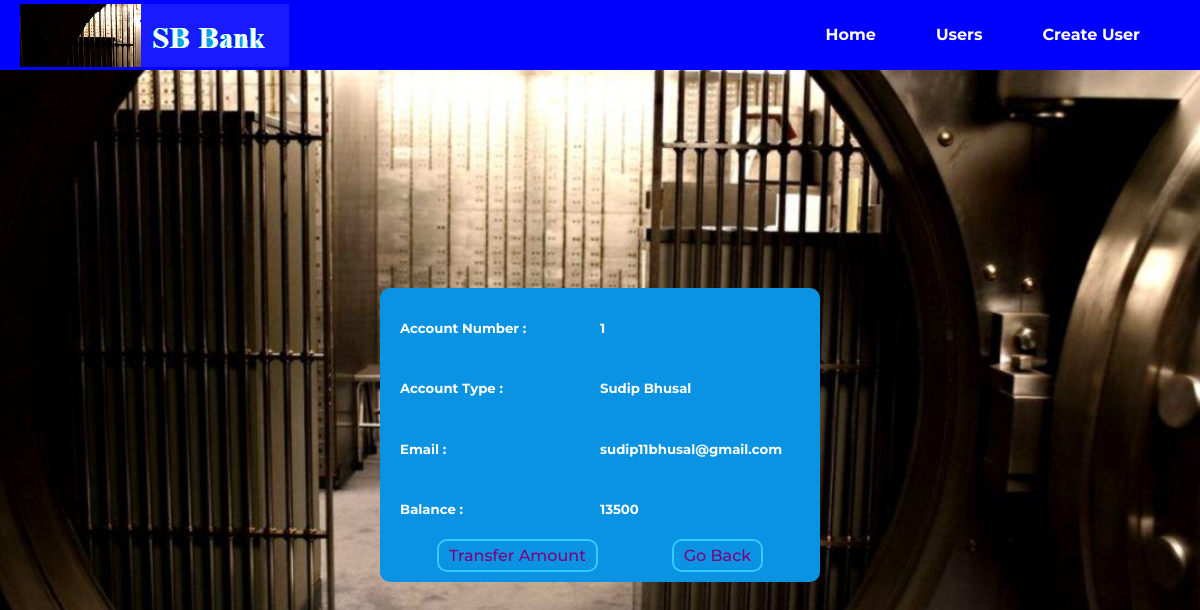
Page /Banking-System/web/viewCustomer.php?number=1 on the committed database.
### tables this page shows
CREATE TABLE `customers` (
  `account_number` int(11) NOT NULL,
  `name` varchar(255) NOT NULL,
  `email` varchar(150) NOT NULL,
  `cur_balance` double NOT NULL
);

### Banking-System/web/viewCustomer.php (the view, shortened to what this page needs)
<?php
    include "./php/init.php";
    if(isset($_GET["number"])){
        $accno = intval($_GET["number"]);
        $res = mysqli_query($con, "SELECT * FROM customers WHERE account_number = $accno");
        if(mysqli_num_rows($res) != 1){
            echo "<script> alert('error finding your account') ; window.location = './allCustomers.php' </script>";
        }else{
        $rows = mysqli_fetch_assoc($res);
?>
<!DOCTYPE html>
<html lang="en">
<head>
    <link rel="stylesheet" href="./assets/css/main.css">
</head>
<body>
    <main>
       <div class="personal-info">
           <div class="row">
               <h5>Account Number :</h5>
               <h5><?php echo $rows["account_number"] ?></h5>
           </div>
           <div class="row">
               <h5>Account Type :</h5>
               <h5><?php echo $rows["name"] ?></h5>
           </div>
           <div class="row">
               <h5>Email :</h5>
               <h5><?php echo $rows["email"] ?></h5>
           </div>
           <div class="row">
               <h5>Balance :</h5>
               <h5><?php echo $rows["cur_balance"] ?></h5>
           </div>
           <div class="row">
               <a href="./transfer.php?number=<?php echo $rows['account_number'] ?>" class="transfet-page-btn">Transfer Amount</a>
               <a href="./allCustomers.php" class="transfet-page-btn">Go Back</a>
           </div>
       </div>
    </main>
</body>
</html>
<?php
        }
    }
?>

### Banking-System/web/assets/css/main.css (style rules this page uses)
body { margin: 0; padding: 0; background-image: url("./images/bank1.jpg"); background-repeat: no-repeat; background-position: center; background-size: cover; font-family: 'Montserrat', sans-serif; }
header { width: 100%; height: 70px; -webkit-box-sizing: border-box; box-sizing: border-box; display: -webkit-box; display: -ms-flexbox; display: flex; -webkit-box-pack: justify; -ms-flex-pack: justify; justify-content: space-between; -webkit-box-align: center; -ms-flex-align: center; align-items: center; background-color: blue; padding: 0 20px; }
header div { display: -webkit-box; display: -ms-flexbox; display: flex; -webkit-box-pack: center; -ms-flex-pack: center; justify-content: center; -webkit-box-align: center; -ms-flex-align: center; align-items: center; height: 70px; }
header div a { margin-right: 20px; height: 100%; line-height: 70px; padding: 0 20px; text-decoration: none; color: white; font-weight: 700; -webkit-box-sizing: border-box; box-sizing: border-box; }
main { width: 100%; min-height: calc(100vh - 70px); display: -webkit-box; display: -ms-flexbox; display: flex; -webkit-box-pack: center; -ms-flex-pack: center; justify-content: center; -webkit-box-align: center; -ms-flex-align: center; align-items: center; }
main .personal-info { min-width: 200px; max-width: 500px; color: rgb(255, 255, 255); background: rgb(9, 147, 226); padding: 10px 20px; border-radius: 10px; }
main .personal-info .row { display: -webkit-box; display: -ms-flexbox; display: flex; }
main .personal-info .row h5 { min-width: 200px; }
main .personal-info .transfet-page-btn { text-decoration: none; color: purple; font-weight: 500; display: block; padding: 5px 10px; margin: 0 auto; text-align: center; border: 2px solid #32cbfa; border-radius: 10px; -webkit-transition: .2s; transition: .2s; }

### rows in the picture
customers: account_number "1", name "Sudip Bhusal", email "sudip11bhusal@gmail.com", cur_balance "13500"
